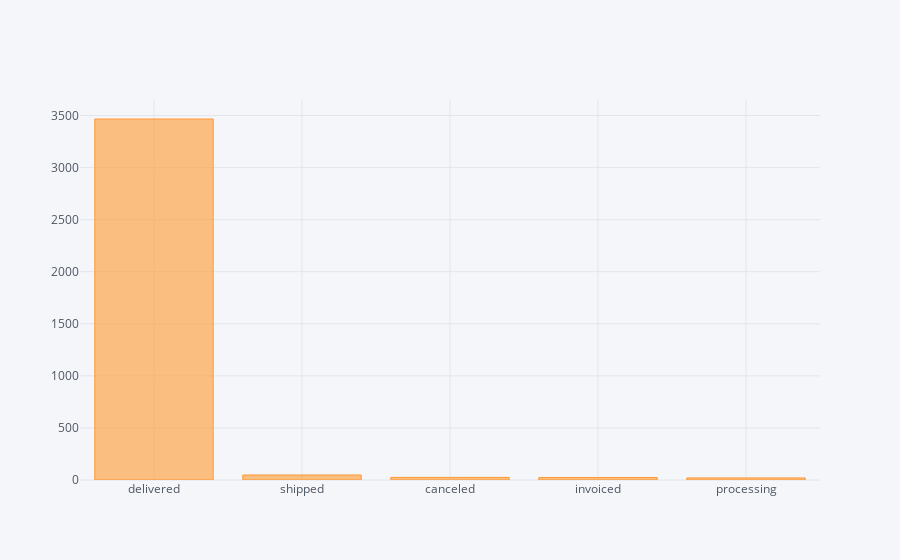

The notebook cell saved with this chart:
### Markdown cell above
- Quais a distribuicao dos status dos pedidos?
- Quais os meses do ano houve mais vendas?
- Qual a quantidade de items de um pedido? (medio)
- Qual a quantidade de vendedores em um pedido ? (medio)
- O valor do frete tende aumentar com o preco do produto?
- Qual o tempo medio de entrega?
- Como foi as vendas por mês?
- Quais meses superaram a meta de vendas?
- Como foi a venda por mês se comparado ao ano de 2016?

### Code cell
df.order_status.value_counts().iplot(kind='bar')

### Figure 1 — Plotly figure (JSON) as saved in the notebook; plotly's stock layout.template omitted (floating-point values rounded to 4 significant figures)
{"data": [{"marker": {"color": "rgba(255, 153, 51, 0.6)", "line": {"color": "rgba(255, 153, 51, 1.0)", "width": 1}}, "name": "order_status", "orientation": "v", "text": "", "type": "bar", "uid": "773474d7-7dd0-4cb0-979c-9f3c4321487d", "x": ["delivered", "shipped", "canceled", "invoiced", "processing"], "y": [3467, 48, 25, 24, 20]}], "layout": {"legend": {"bgcolor": "#F5F6F9", "font": {"color": "#4D5663"}}, "paper_bgcolor": "#F5F6F9", "plot_bgcolor": "#F5F6F9", "titlefont": {"color": "#4D5663"}, "xaxis": {"gridcolor": "#E1E5ED", "showgrid": true, "tickfont": {"color": "#4D5663"}, "title": "", "titlefont": {"color": "#4D5663"}, "zerolinecolor": "#E1E5ED"}, "yaxis": {"gridcolor": "#E1E5ED", "showgrid": true, "tickfont": {"color": "#4D5663"}, "title": "", "titlefont": {"color": "#4D5663"}, "zerolinecolor": "#E1E5ED"}}}
